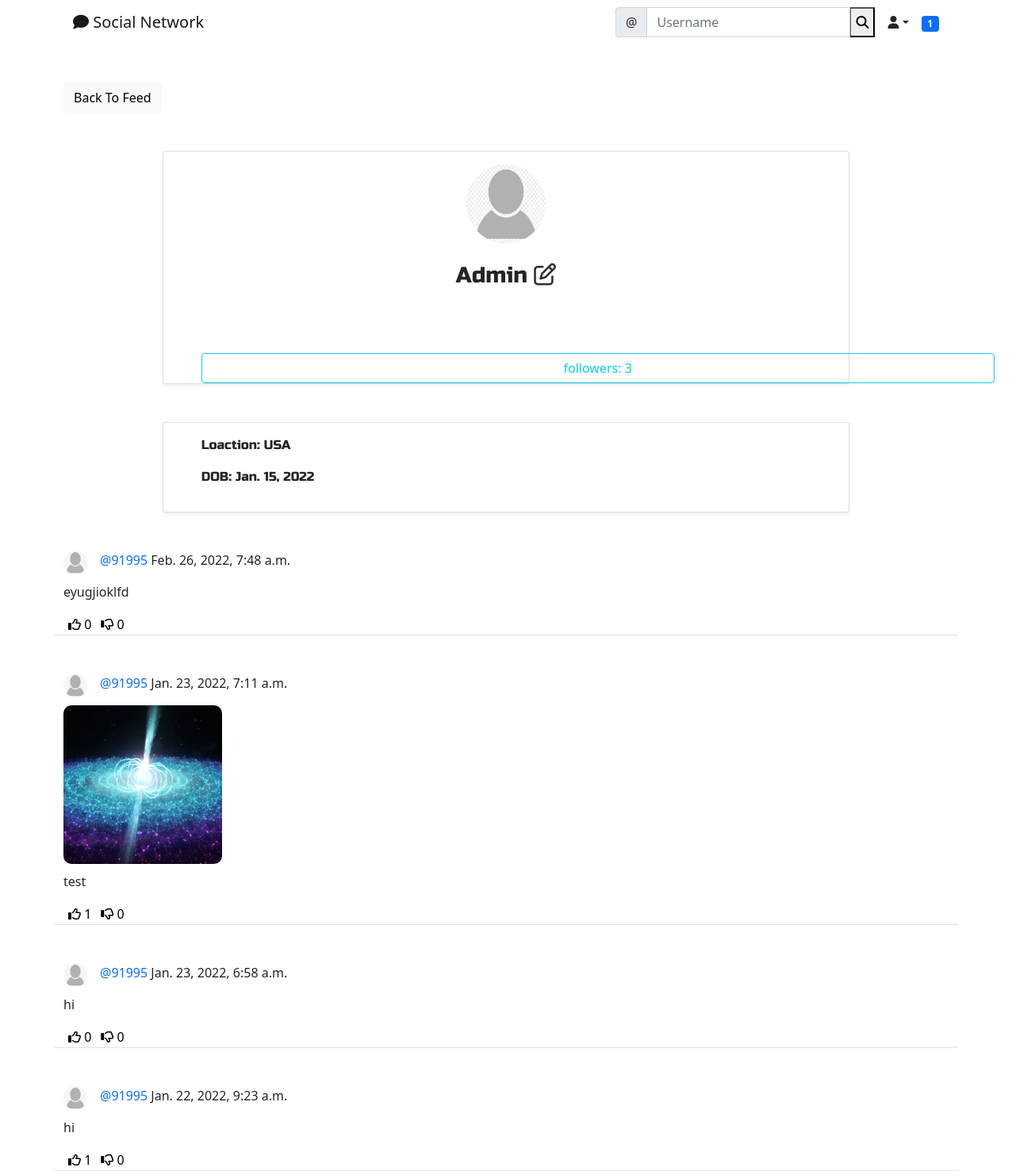
The page /social/profile/1 (signed in) on the database its author committed.
### social/models.py (models this page shows)
class UserProfile(models.Model):
    user = models.OneToOneField(User, primary_key=True, verbose_name='user',
                                related_name='profile', on_delete=models.CASCADE)
    name = models.CharField(max_length=30, blank=True, null=True)
    bio = models.TextField(max_length=500, blank=True, null=True)
    birth_date = models.DateField(blank=True, null=True)
    location = models.CharField(max_length=100, blank=True, null=True)
    picture = models.ImageField(upload_to='uploads/profile_pictures',
                                default='uploads/profile_pictures/default.png', blank=True)
    followers = models.ManyToManyField(
        User, blank=True, related_name='followers')

class Post(models.Model):
    body = models.TextField()
    image = models.ImageField(
        upload_to="uploads/post_photos", null=True, blank=True)
    created_on = models.DateTimeField(default=timezone.now)
    author = models.ForeignKey(User, on_delete=models.CASCADE)
    likes = models.ManyToManyField(User, blank=True, related_name='likes')
    dislikes = models.ManyToManyField(
        User, blank=True, related_name='dislikes')

### social/views.py (the view)
# urls.py: path('profile/<int:pk>', ProfileView.as_view(), name='profile'),
class ProfileView(View):
    def get(self, request, pk, *args, **kwargs):
        profile = UserProfile.objects.get(pk=pk)
        user = profile.user
        posts = Post.objects.filter(author=user).order_by('-created_on')
        followers = profile.followers.all()
        number_of_followers = len(followers)
        chats = Chats.objects.all()
        if len(followers) == 0:
            is_following = False
        for follower in followers:
            if follower == request.user:
                is_following = True
                break
            else:
                is_following = False
        context = {
            'user': user,
            'profile': profile,
            'posts': posts,
            'number_of_followers': number_of_followers,
            'is_following': is_following,
            'chats': chats
        }
        return render(request, 'social/profile.html', context)

### landing/templatetags/custom_tags.py (called while the page is built)
@register.inclusion_tag('social/show_notifications.html', takes_context=True)
def show_notifications(context):
    request_user = context['request'].user
    notifications = Notification.objects.filter(
        to_user=request_user).exclude(user_has_seen=True).order_by('-date')
    return {'notifications': notifications}

### social/templates/social/profile.html (shortened to what this page needs)
{% extends "landing/base.html" %}
{% block content %}
<div class="container">
  <div class="row mt-5">
    <div class="col md-3 col-sm-6">
      <a href="{% url 'post_list' %}" class="btn btn-light">Back To Feed</a>
    </div>
  </div>
</div>
<div class="row justify-content-center mt-5">
  <div class="card shadow-sm col-md-8 col-sm-12 corder-bottom px-5 pt-3">
    <div class="text-center">
    <img src="{{profile.picture.url}}" alt="" class="rounded-circle" width="100" height="100">
    <h3 class="py-4" style="font-family: 'Russo One', sans-serif;">
      {% if profile.name %}
        {{profile.name}} <span>
        {% if request.user == user %}
        <a href="{%url 'profile_edit' profile.pk%}" style="color: #333"> <i class="far fa-edit"></i> </a>
        {% endif %}
      {% else %}
      {{user.username}} <span>
        {% if request.user == user %}
        <a href="{%url 'profile_edit' profile.pk%}" style="color: #333"> <i class="far fa-edit"></i> </a>
        {% endif %}
      {% endif %}
    </span> </h3>
    </div>
        <div class="justify-content-center mt-5">
          {% if  profile.user != request.user%}
          <form action="{% url 'chat_create' profile.user.pk%}" method="post" class="btn-group" role="group">
            {% csrf_token %}
            <button type="submit" name="button" class="btn btn-outline-success">Message</button>
          </form>
        </div>
    {%else%}
    <a href="{% url 'list_followers' profile.pk%}" type="a" style="text-decoration: none; margin-right:25px;width: 1000px" class="btn btn-outline-info">followers: {{number_of_followers}}</a>
  {% endif %}
  </div>
  </div>
</div>
<div class="row justify-content-center mt-5">
  <div class="card shadow-sm col-md-8 col-sm-12 corder-bottom px-5 py-3">
    {% if profile.location %}<p class="" style="font-family: 'Russo One', sans-serif;">Loaction: {{profile.location}}</p> {% endif %}
    {% if profile.birth_date %}<p class="" style="font-family: 'Russo One', sans-serif;">DOB: {{profile.birth_date}}</p> {% endif %}
  </div>
</div>
{% for post in  posts %}
  <div class="container">
    <div class="row justify-content-center mt-5 position-relative">
      <div class="col md-5 col-sm-12 border-bottom">
        <div class="">
            <a href="{% url 'profile' post.author.profile.pk%}">
            <img src="{{post.author.profile.picture.url}}" alt="" class="rounded-circle" style="float: left; margin-right: 1rem" height="30" width="30">
            <p style="padding-top: 0.5 rem;">
              <a href="{% url 'profile' post.author.profile.pk%}" style="text-decoration: none" class="text-primary"> @{{post.author}} </a> {{post.created_on}}
            </p>
            </a>
        </div>
        <div class="position-relative">
          {% if post.image %}
          <img src="{{post.image.url}}" class="post-image" />
          {% endif %}
          <p>{{post.body}}</p>
        </div>
        <div class="d-flex flex-row">
          <form class="" action="{% url 'like' post.pk%}" method="post">
            <button type="submit" style="background-color: transparent; border: none; box-shadow: none;"> <i class="far fa-thumbs-up"></i>  <span>{{post.likes.all.count}}</span> </button>
          </form>
          <form class="" action="{% url 'dislike' post.pk%}" method="post">
            <button type="submit" style="background-color: transparent; border: none; box-shadow: none;"> <i class="far fa-thumbs-down"></i>  <span>{{post.dislikes.all.count}}</span> </button>
          </form>
        </div>
      </div>
    </div>
  </div>
{% endfor %}
{% endblock %}

### landing/templates/landing/base.html (shortened to what this page needs)
<!doctype html>
{% load static %}
{%load crispy_forms_tags%}
<html lang="en">
  <head>
    <link href="https://cdn.jsdelivr.net/npm/bootstrap@5.0.2/dist/css/bootstrap.min.css" rel="stylesheet">
  </head>
  <body>
    {% include "landing/navbar.html" %}
    {% block content %}{% endblock %}
  </body>
</html>

### landing/templates/landing/navbar.html (shortened to what this page needs)
{% load custom_tags %}
<div class="container">
<nav class="navbar navbar-expand-lg navbar-light">
  <div class="container-fluid">
    <a class="navbar-brand"
    {% if user.is_authenticated %}
      href="{%url 'post_list'%}"
    {% else %}
     href="{%url 'index'%}"
    {% endif %}
      >
    <i class="fas fa-comment"></i>   Social Network</a>
    <div class="collapse navbar-collapse" id="navbarTogglerDemo03">
      <form class="d-flex" method="get" action="{% url 'search' %}">
        <div class="input-group">
          <span class="input-group-text" id="basic-addon1">@</span>
          <input type="text" class="form-control" placeholder="Username" aria-label="Username" aria-describedby="basic-addon1" name="query" value="{{ request.GET.query }}">
          <button type="submit" style="order: none; background-color: transparent: box-shadow: none;"> <i class="fas fa-search"></i> </button>
        </div>
      </form>
    {% if user.is_authenticated %}
      <div class="nav-item dropdown">
        <a class="nav-link dropdown-toggle text-dark" data-bs-toggle="dropdown" role="button" aria-expanded="false"><i class="fas fa-user"></i></a>
      </div>
      <div class="nav-item">
        {% show_notifications %}
      </div>
    {%endif%}
  </div>
</nav>
</div>

### social/templates/social/show_notifications.html (shortened to what this page needs)
<div class="dropdown">
  <span class="badge bg-primary notification-badge" style="transition: 0.3s;" onclick="showNotification()">{{notifications.count}}</span>
  </div>

### landing/templates/landing/base.html (style rules this page uses)
.notification-badge { transition: 0.3s; }
.dropdown { position: relative; display: inline-block; }
.post-image { max-width: 100%; max-height: 200px; border-radius: 10px; margin-bottom: 10px; }
:root { --send-bg: #0B93F6; --send-color: white; --receive-bg: #E5E5EA; --receive-text: black; --page-background: white; }

### rows shown on the page
UserProfile: picture (placeholder picture), name "Admin", location "USA", birth_date "Jan. 15, 2022"
Post: author.profile.picture (placeholder picture), author "91995", created_on "Feb. 26, 2022, 7:48 a.m.", body "eyugjioklfd", likes.all.count "0", dislikes.all.count "0"
Post: author.profile.picture (placeholder picture), author "91995", created_on "Jan. 23, 2022, 7:11 a.m.", image (picture), body "test", likes.all.count "1", dislikes.all.count "0"
Post: author.profile.picture (placeholder picture), author "91995", created_on "Jan. 23, 2022, 6:58 a.m.", body "hi", likes.all.count "0", dislikes.all.count "0"
Post: author.profile.picture (placeholder picture), author "91995", created_on "Jan. 22, 2022, 9:23 a.m.", body "hi", likes.all.count "1", dislikes.all.count "0"

### other values the page prints
{{ notifications.count }} "1"
{{ number_of_followers }} "3"
